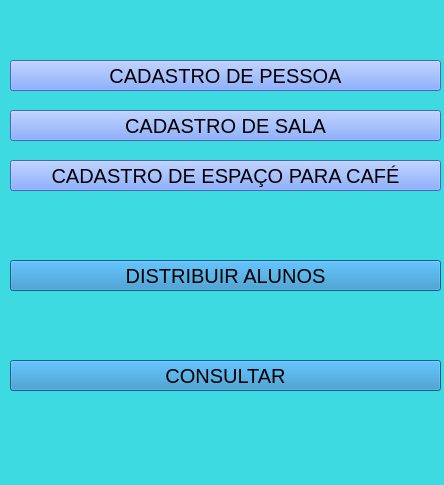
<?xml version="1.0" encoding="UTF-8"?>
<ui version="4.0">
 <class>MainWindow</class>
 <widget class="QMainWindow" name="MainWindow">
  <property name="geometry">
   <rect>
    <x>0</x>
    <y>0</y>
    <width>444</width>
    <height>485</height>
   </rect>
  </property>
  <property name="windowTitle">
   <string>MainWindow</string>
  </property>
  <property name="styleSheet">
   <string notr="true">background-color: rgb(61, 218, 226);</string>
  </property>
  <widget class="QWidget" name="centralwidget">
   <widget class="QPushButton" name="pushButton">
    <property name="geometry">
     <rect>
      <x>10</x>
      <y>60</y>
      <width>431</width>
      <height>31</height>
     </rect>
    </property>
    <property name="font">
     <font>
      <pointsize>15</pointsize>
     </font>
    </property>
    <property name="styleSheet">
     <string notr="true">background-color: rgb(97, 144, 255);</string>
    </property>
    <property name="text">
     <string>CADASTRO DE PESSOA</string>
    </property>
   </widget>
   <widget class="QPushButton" name="pushButton_3">
    <property name="geometry">
     <rect>
      <x>10</x>
      <y>110</y>
      <width>431</width>
      <height>31</height>
     </rect>
    </property>
    <property name="font">
     <font>
      <pointsize>15</pointsize>
     </font>
    </property>
    <property name="styleSheet">
     <string notr="true">background-color: rgb(97, 144, 255);</string>
    </property>
    <property name="text">
     <string>CADASTRO DE SALA</string>
    </property>
   </widget>
   <widget class="QPushButton" name="pushButton_4">
    <property name="geometry">
     <rect>
      <x>10</x>
      <y>160</y>
      <width>431</width>
      <height>31</height>
     </rect>
    </property>
    <property name="font">
     <font>
      <pointsize>15</pointsize>
     </font>
    </property>
    <property name="styleSheet">
     <string notr="true">background-color: rgb(97, 144, 255);</string>
    </property>
    <property name="text">
     <string>CADASTRO DE ESPAÇO PARA CAFÉ</string>
    </property>
   </widget>
   <widget class="QPushButton" name="pushButton_2">
    <property name="geometry">
     <rect>
      <x>10</x>
      <y>360</y>
      <width>431</width>
      <height>31</height>
     </rect>
    </property>
    <property name="font">
     <font>
      <pointsize>15</pointsize>
     </font>
    </property>
    <property name="styleSheet">
     <string notr="true">background-color: rgb(35, 133, 193);</string>
    </property>
    <property name="text">
     <string>CONSULTAR</string>
    </property>
   </widget>
   <widget class="QPushButton" name="pushButton_5">
    <property name="geometry">
     <rect>
      <x>10</x>
      <y>260</y>
      <width>431</width>
      <height>31</height>
     </rect>
    </property>
    <property name="font">
     <font>
      <pointsize>15</pointsize>
     </font>
    </property>
    <property name="styleSheet">
     <string notr="true">background-color: rgb(35, 133, 193);</string>
    </property>
    <property name="text">
     <string>DISTRIBUIR ALUNOS</string>
    </property>
   </widget>
  </widget>
  <widget class="QMenuBar" name="menubar">
   <property name="geometry">
    <rect>
     <x>0</x>
     <y>0</y>
     <width>444</width>
     <height>21</height>
    </rect>
   </property>
  </widget>
  <widget class="QStatusBar" name="statusbar"/>
 </widget>
 <resources/>
 <connections/>
</ui>
